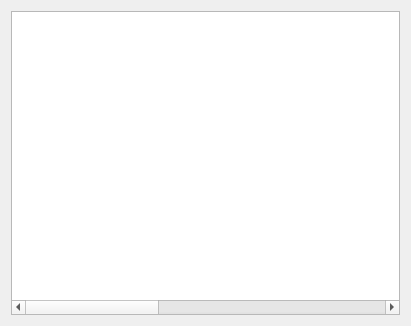
<?xml version="1.0" encoding="UTF-8"?>
<ui version="4.0">
 <class>QSttReportView</class>
 <widget class="QWidget" name="QSttReportView">
  <property name="geometry">
   <rect>
    <x>0</x>
    <y>0</y>
    <width>411</width>
    <height>326</height>
   </rect>
  </property>
  <property name="sizePolicy">
   <sizepolicy hsizetype="Expanding" vsizetype="Expanding">
    <horstretch>0</horstretch>
    <verstretch>0</verstretch>
   </sizepolicy>
  </property>
  <property name="windowTitle">
   <string>预览报告</string>
  </property>
  <layout class="QVBoxLayout" name="verticalLayout_2">
   <item>
    <layout class="QVBoxLayout" name="verticalLayout">
     <item>
      <widget class="QTextEdit" name="btnTextEdit">
       <property name="lineWrapMode">
        <enum>QTextEdit::FixedPixelWidth</enum>
       </property>
       <property name="lineWrapColumnOrWidth">
        <number>1050</number>
       </property>
       <property name="readOnly">
        <bool>true</bool>
       </property>
      </widget>
     </item>
     <item>
      <layout class="QHBoxLayout" name="horizontalLayout_2"/>
     </item>
    </layout>
   </item>
  </layout>
 </widget>
 <resources/>
 <connections/>
</ui>
